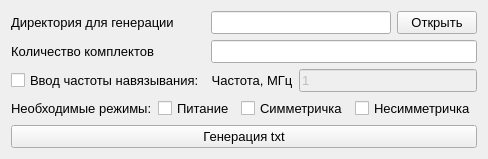
      <widget class="QWidget" name="tab_gen_HFI">
       <attribute name="title">
        <string>Генератор ВЧН</string>
       </attribute>
       <attribute name="toolTip">
        <string>Получение необходимого количества исходных документов типа «ВЧН»</string>
       </attribute>
       <layout class="QGridLayout" name="gridLayout_11">
        <item row="9" column="1" colspan="5">
         <widget class="QPushButton" name="pushButton_generation_HFI">
          <property name="sizePolicy">
           <sizepolicy hsizetype="Preferred" vsizetype="Fixed">
            <horstretch>0</horstretch>
            <verstretch>0</verstretch>
           </sizepolicy>
          </property>
          <property name="font">
           <font>
            <pointsize>10</pointsize>
           </font>
          </property>
          <property name="toolTip">
           <string>&lt;html&gt;&lt;head/&gt;&lt;body&gt;&lt;p&gt;Начать генерацию файлов&lt;/p&gt;&lt;/body&gt;&lt;/html&gt;</string>
          </property>
          <property name="text">
           <string>Генерация txt</string>
          </property>
         </widget>
        </item>
        <item row="0" column="2" colspan="3">
         <widget class="QLineEdit" name="lineEdit_path_folder_HFI">
          <property name="sizePolicy">
           <sizepolicy hsizetype="Preferred" vsizetype="Fixed">
            <horstretch>0</horstretch>
            <verstretch>0</verstretch>
           </sizepolicy>
          </property>
          <property name="font">
           <font>
            <pointsize>10</pointsize>
           </font>
          </property>
          <property name="toolTip">
           <string>&lt;html&gt;&lt;head/&gt;&lt;body&gt;&lt;p&gt;Директория для генерации&lt;/p&gt;&lt;/body&gt;&lt;/html&gt;</string>
          </property>
         </widget>
        </item>
        <item row="2" column="3" colspan="3">
         <widget class="QLineEdit" name="lineEdit_imposition_freq">
          <property name="enabled">
           <bool>false</bool>
          </property>
          <property name="sizePolicy">
           <sizepolicy hsizetype="Preferred" vsizetype="Fixed">
            <horstretch>0</horstretch>
            <verstretch>0</verstretch>
           </sizepolicy>
          </property>
          <property name="font">
           <font>
            <pointsize>10</pointsize>
           </font>
          </property>
          <property name="toolTip">
           <string>&lt;html&gt;&lt;head/&gt;&lt;body&gt;&lt;p&gt;Частота навязывания&lt;/p&gt;&lt;/body&gt;&lt;/html&gt;</string>
          </property>
          <property name="text">
           <string>1</string>
          </property>
         </widget>
        </item>
        <item row="2" column="1">
         <widget class="QCheckBox" name="checkBox_imposition_freq">
          <property name="sizePolicy">
           <sizepolicy hsizetype="Preferred" vsizetype="Fixed">
            <horstretch>0</horstretch>
            <verstretch>0</verstretch>
           </sizepolicy>
          </property>
          <property name="font">
           <font>
            <pointsize>10</pointsize>
           </font>
          </property>
          <property name="toolTip">
           <string>&lt;html&gt;&lt;head/&gt;&lt;body&gt;&lt;p&gt;Активировать для ручного ввода частоты навязывания&lt;/p&gt;&lt;/body&gt;&lt;/html&gt;</string>
          </property>
          <property name="layoutDirection">
           <enum>Qt::LeftToRight</enum>
          </property>
          <property name="text">
           <string>Ввод частоты навязывания:</string>
          </property>
         </widget>
        </item>
        <item row="1" column="1">
         <widget class="QLabel" name="label_complect_quant_HFI">
          <property name="sizePolicy">
           <sizepolicy hsizetype="Preferred" vsizetype="Preferred">
            <horstretch>0</horstretch>
            <verstretch>0</verstretch>
           </sizepolicy>
          </property>
          <property name="font">
           <font>
            <pointsize>10</pointsize>
           </font>
          </property>
          <property name="text">
           <string>Количество комплектов</string>
          </property>
         </widget>
        </item>
        <item row="0" column="1">
         <widget class="QLabel" name="label_path_folder_HFI">
          <property name="font">
           <font>
            <pointsize>10</pointsize>
           </font>
          </property>
          <property name="text">
           <string>Директория для генерации</string>
          </property>
         </widget>
        </item>
        <item row="1" column="2" colspan="4">
         <widget class="QLineEdit" name="lineEdit_complect_quant_HFI">
          <property name="sizePolicy">
           <sizepolicy hsizetype="Preferred" vsizetype="Fixed">
            <horstretch>0</horstretch>
            <verstretch>0</verstretch>
           </sizepolicy>
          </property>
          <property name="font">
           <font>
            <pointsize>10</pointsize>
           </font>
          </property>
          <property name="toolTip">
           <string>&lt;html&gt;&lt;head/&gt;&lt;body&gt;&lt;p&gt;Целое число&lt;/p&gt;&lt;/body&gt;&lt;/html&gt;</string>
          </property>
         </widget>
        </item>
        <item row="0" column="5">
         <widget class="QPushButton" name="pushButton_open_folder_HFI">
          <property name="sizePolicy">
           <sizepolicy hsizetype="Minimum" vsizetype="Fixed">
            <horstretch>0</horstretch>
            <verstretch>0</verstretch>
           </sizepolicy>
          </property>
          <property name="font">
           <font>
            <pointsize>10</pointsize>
           </font>
          </property>
          <property name="toolTip">
           <string>&lt;html&gt;&lt;head/&gt;&lt;body&gt;&lt;p&gt;Выбрать директорию для генерации&lt;/p&gt;&lt;/body&gt;&lt;/html&gt;</string>
          </property>
          <property name="text">
           <string>Открыть</string>
          </property>
         </widget>
        </item>
        <item row="2" column="2">
         <widget class="QLabel" name="label_imposition_freq">
          <property name="sizePolicy">
           <sizepolicy hsizetype="Preferred" vsizetype="Preferred">
            <horstretch>0</horstretch>
            <verstretch>0</verstretch>
           </sizepolicy>
          </property>
          <property name="font">
           <font>
            <pointsize>10</pointsize>
           </font>
          </property>
          <property name="text">
           <string>Частота, МГц</string>
          </property>
          <property name="alignment">
           <set>Qt::AlignCenter</set>
          </property>
         </widget>
        </item>
        <item row="3" column="1" colspan="5">
         <layout class="QHBoxLayout" name="horizontalLayout_4">
          <item>
           <widget class="QLabel" name="label_requaried_mode">
            <property name="sizePolicy">
             <sizepolicy hsizetype="Preferred" vsizetype="Preferred">
              <horstretch>0</horstretch>
              <verstretch>0</verstretch>
             </sizepolicy>
            </property>
            <property name="font">
             <font>
              <pointsize>10</pointsize>
             </font>
            </property>
            <property name="text">
             <string>Необходимые режимы:</string>
            </property>
            <property name="alignment">
             <set>Qt::AlignLeading|Qt::AlignLeft|Qt::AlignVCenter</set>
            </property>
           </widget>
          </item>
          <item>
           <widget class="QCheckBox" name="checkBox_power_supply">
            <property name="sizePolicy">
             <sizepolicy hsizetype="Preferred" vsizetype="Fixed">
              <horstretch>0</horstretch>
              <verstretch>0</verstretch>
             </sizepolicy>
            </property>
            <property name="font">
             <font>
              <pointsize>10</pointsize>
             </font>
            </property>
            <property name="toolTip">
             <string>&lt;html&gt;&lt;head/&gt;&lt;body&gt;&lt;p&gt;Выбрать режим&lt;/p&gt;&lt;/body&gt;&lt;/html&gt;</string>
            </property>
            <property name="text">
             <string>Питание</string>
            </property>
           </widget>
          </item>
          <item>
           <widget class="QCheckBox" name="checkBox_symetrical">
            <property name="sizePolicy">
             <sizepolicy hsizetype="Preferred" vsizetype="Fixed">
              <horstretch>0</horstretch>
              <verstretch>0</verstretch>
             </sizepolicy>
            </property>
            <property name="font">
             <font>
              <pointsize>10</pointsize>
             </font>
            </property>
            <property name="toolTip">
             <string>&lt;html&gt;&lt;head/&gt;&lt;body&gt;&lt;p&gt;Выбрать режим&lt;/p&gt;&lt;/body&gt;&lt;/html&gt;</string>
            </property>
            <property name="text">
             <string>Симметричка</string>
            </property>
           </widget>
          </item>
          <item>
           <widget class="QCheckBox" name="checkBox_asymetriacal">
            <property name="sizePolicy">
             <sizepolicy hsizetype="Preferred" vsizetype="Fixed">
              <horstretch>0</horstretch>
              <verstretch>0</verstretch>
             </sizepolicy>
            </property>
            <property name="font">
             <font>
              <pointsize>10</pointsize>
             </font>
            </property>
            <property name="toolTip">
             <string>&lt;html&gt;&lt;head/&gt;&lt;body&gt;&lt;p&gt;Выбрать режим&lt;/p&gt;&lt;/body&gt;&lt;/html&gt;</string>
            </property>
            <property name="text">
             <string>Несимметричка</string>
            </property>
           </widget>
          </item>
         </layout>
        </item>
       </layout>
      </widget>
